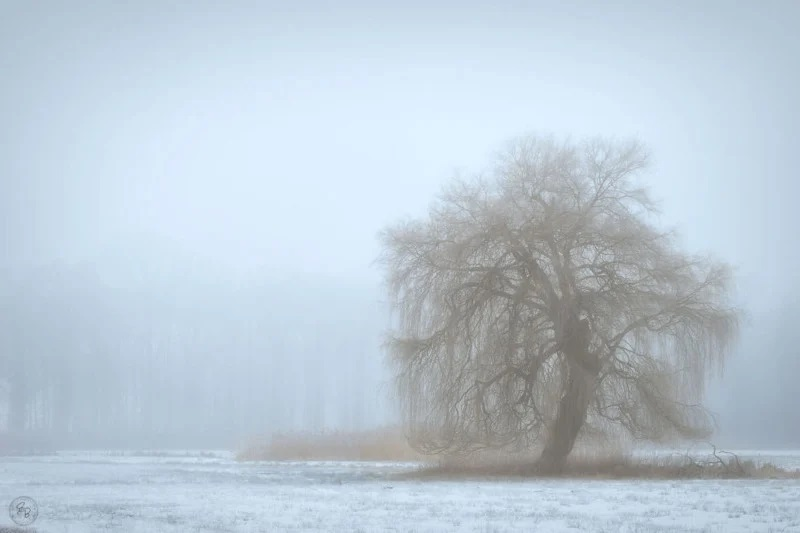
%> input picture TestImage.jpg, 800 x 533 px
$ octave --eval "ExerciseOne;"   (GNU Octave 9; MATLAB toolbox functions it lacks are replaced by stand-ins)
%> lines starting %> are read from the running program, lines starting %| are printed output that depends on the picture; in (x1, y1, x2, y2) boxes, pixels count from 0 and x2, y2 are one past the last pixel; in counts of white or black regions, pixels touching at a corner belong together; the program's own positions count from 1

function ExerciseOne

colourImage = imread("TestImage.jpg");
%> colourImage is the input picture: size 533x800x3 uint8; mean R, G, B 188.2, 202.1, 213.5

%Task 1 Carrying out Image Enhancement
stretchedImage = ImageEnhancement(colourImage);

%We define a threshold say
threshold = 150;

%Task 2. Binarization
binaryMask = Binarization(stretchedImage, threshold);

%Task3. Morphological Operators
MorphologicalFiltering(stretchedImage, binaryMask);

end


%Task 1
%------------------------------------------------------------------------
function stretchedImage = ImageEnhancement(colourImage)

% Converting the coloured image to greyscale
greyImage = rgb2gray(colourImage);
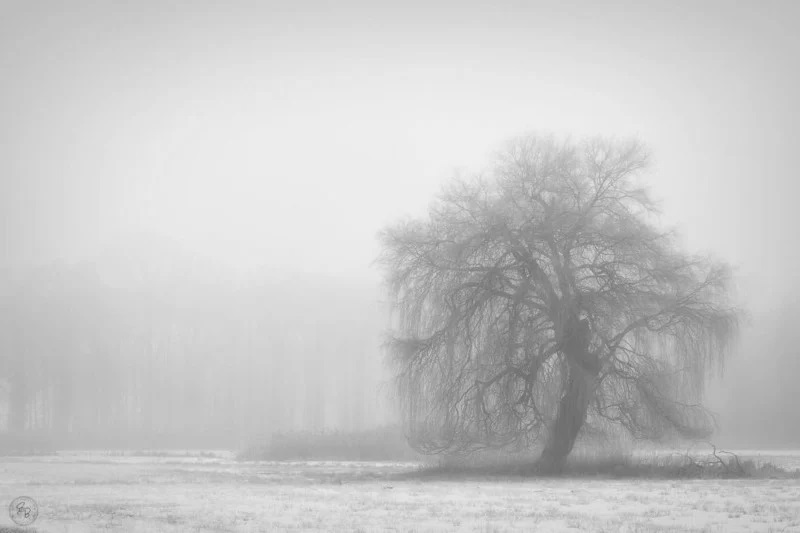
%> greyImage: size 533x800 uint8; min 105, max 240, mean 199.2

% a.Visualizing the initial image and corresponding histogram
figure;
subplot(2, 1, 1);
imshow(greyImage); % displaying the grey scale image
title("Grey Scale Image");

subplot(2, 1, 2);
imhist(greyImage); % displaying the histogram of the grey image
title("Grey Image Histogram");
xlabel('Pixel Intensity');
ylabel('Frequency');
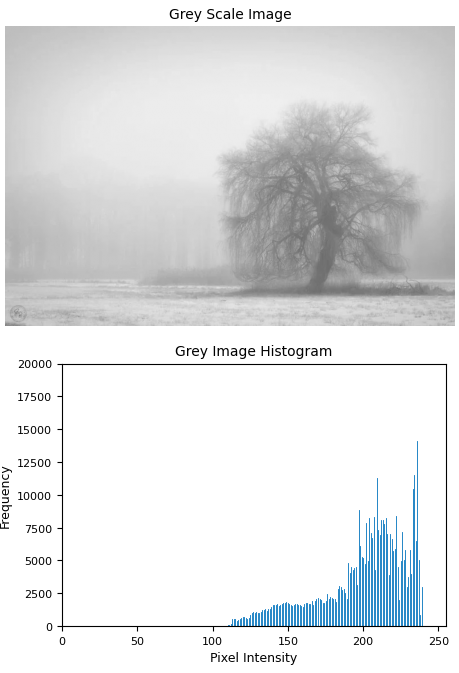
%> figure redrawn from the program's plot data, 2 panels


%c. Enhancing the image using contrast stretching
[frequency, intensity] = imhist(greyImage);
%> frequency = 256 values, max 14116 at index 237, min 0 at index 1, mean 1665.6; intensity = 256 values from 0 to 255

Imax = max(intensity(frequency > 0)); % gives the maximum intensity number
%> Imax = 240
Imin = min(intensity(frequency > 0)); % gives the minimum intensity number
%> Imin = 105

disp(['Maximum intensity value: ', num2str(Imax)]);
%| Maximum intensity value: 240
disp(['Minimum intensity value: ', num2str(Imin)]);
%| Minimum intensity value: 105

%Computing stretched image and scaling with maximum grey value
stretchedImage = (double(greyImage) - Imin) * (255 / (Imax - Imin));
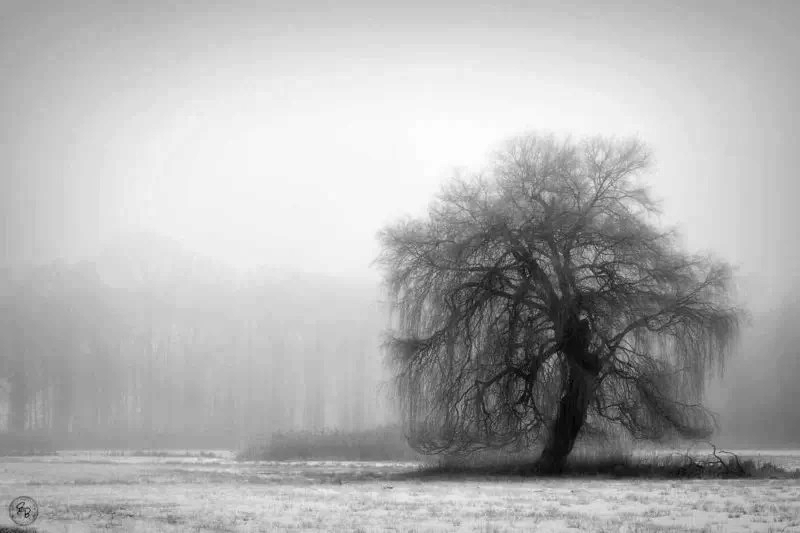
%> stretchedImage: size 533x800 double; min 0, max 255, mean 178

% setting the two thresholds [0, 255] range
stretchedImage(stretchedImage < 0) = 0;
stretchedImage(stretchedImage > 255) = 255;

% Convert stretched image back to 8bits
stretchedImage = uint8(stretchedImage);
%> stretchedImage: size 533x800 uint8
%> in ExerciseOne, `stretchedImage = ImageEnhancement(colourImage);`:
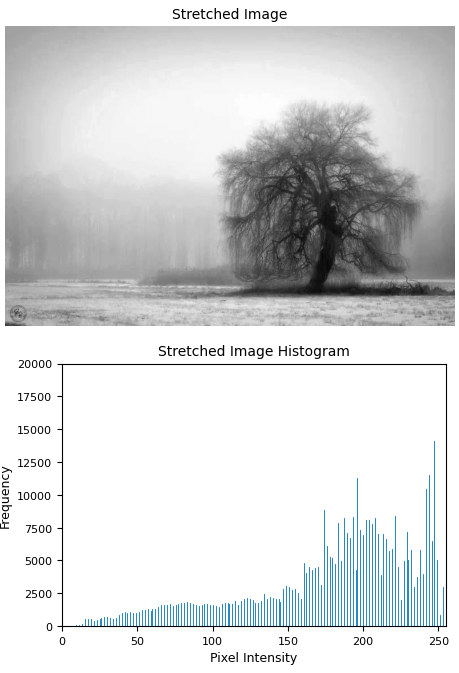
%> figure redrawn from the program's plot data, 2 panels


% Display the stretched image and its histogram
figure;
subplot(2, 1, 1);
imshow(stretchedImage); % displaying the stretched image
title("Stretched Image");

subplot(2, 1, 2);
imhist(stretchedImage); % displaying the histogram of the stretched image
title("Stretched Image Histogram");
xlabel('Pixel Intensity');
ylabel('Frequency');

end


%Task 2: Binarization
%-----------------------------------------------------------------------
function binaryMask = Binarization(stretchedImage, threshold)
%> called with threshold = 150

binaryMask = stretchedImage < threshold; % Binary mask with 1 for foreground and 0 for background
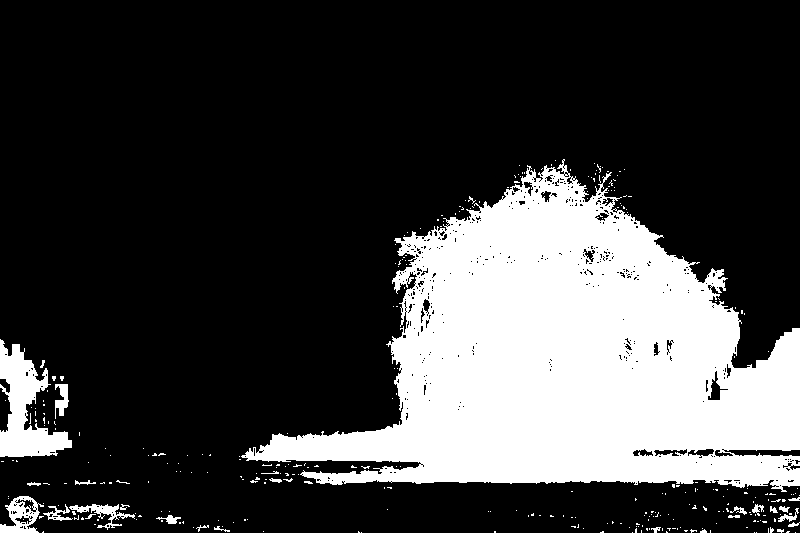
%> binaryMask: size 533x800 logical; 25% white; 319 white regions (293 under 20 px), largest, box (x1, y1, x2, y2) and area: (241, 159, 800, 492) 99141, (0, 339, 72, 457) 3986, (0, 496, 44, 533) 808

% Display the binary mask
figure;
imshow(binaryMask);
title('Binary Mask (0: Background, 1: Foreground)');

end

%Task 3: Morphological operators
%------------------------------------------------------------------------
function MorphologicalFiltering(stretchedImage, binaryMask)

%3a.Successively applying morphological opening and closing on the mask
%Defining a structuring element assuming a radius of 5
structElement = strel('disk', 5);

%Performing opening on the binary mask
openingMask = imopen(binaryMask, structElement);
%> openingMask: size 533x800 logical; 22.4% white; 9 white regions, largest, box (x1, y1, x2, y2) and area: (260, 184, 800, 486) 91251, (0, 345, 70, 457) 3530, (333, 471, 378, 484) 434

%Performing closing from the opening mask
closingMask = imclose(openingMask, structElement);
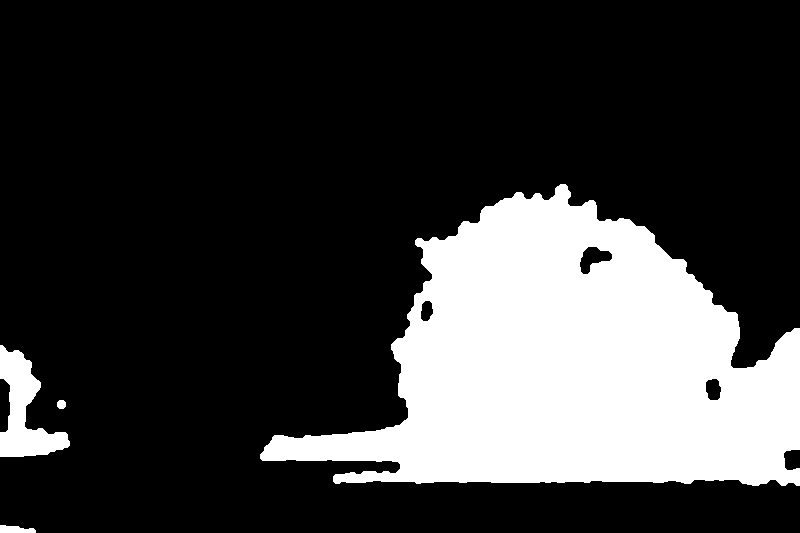
%> closingMask: size 533x800 logical; 23.1% white; 4 white regions, box (x1, y1, x2, y2) and area: (260, 184, 800, 486) 94531, (0, 345, 70, 457) 3626, (0, 525, 36, 533) 217, (57, 400, 66, 409) 69

%3b.Visualizing the overlay of the contrast enhanced image and the final filtered mask

%Display the filtered binary mask
figure;
imshow(closingMask);
title('Filtered Binary Mask (0: Background, 1: Foreground)');

% Visualizing the overlay of the stretched image and the final filtered mask
overlayImage = stretchedImage;
overlayImage(closingMask) = 255; %setting foreground pixels to white
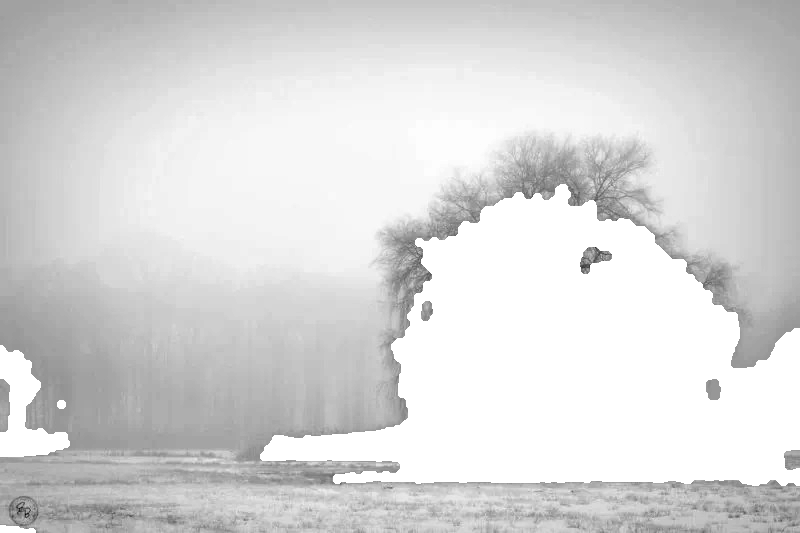
%> overlayImage: size 533x800 uint8; min 2, max 255, mean 215.5

% Display the overlay image
figure;
imshow(overlayImage);
title('Overlay of Stretched Image and Filtered Mask');

end
